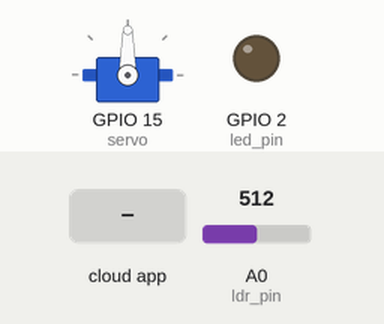
This sketch was run on a simulated ESP8266 (NodeMCU). On the bench: servo, output pins drawn as LEDs (lit = HIGH). The test bench sets the inputs (shaded band); at power-on: A0 (ldr_pin) = 512. WiFi joins after 1.5 s; servers stay silent unless stated; what the sketch prints to the serial monitor is not drawn.

Above: at 2.8 s.
2.9 s: the phone or cloud app sets door_status to 0
At 4.4 s:
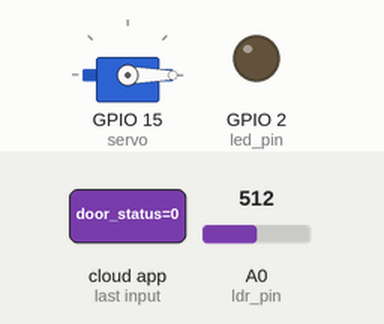
5.4 s: the phone or cloud app sets light_status to 1
At 6.8 s:
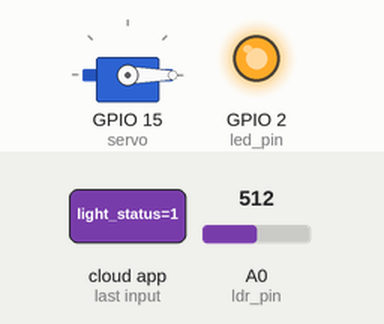
7.7 s: the phone or cloud app sets door_status to 1
At 9.6 s:
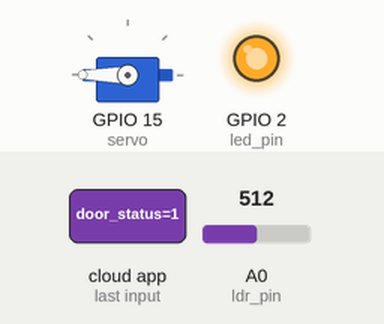
9.9 s: the phone or cloud app sets light_status to 0
At 12.1 s:
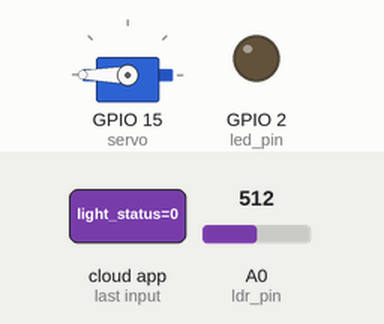
Timing chart, 0 to 13.6 s (numbered marks = the images above; inputs shaded):
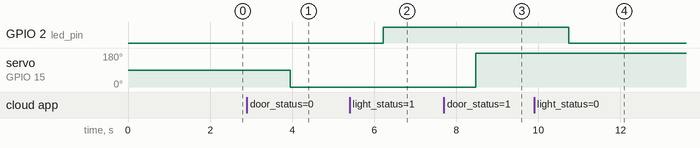

The sketch:

smart_home_v1.ino
```cpp
#include <SPI.h>
#include <MFRC522.h>
#include <Servo.h>
#include <ESP8266WiFi.h>
#include <ESP8266HTTPClient.h>
#include <WiFiClient.h>
#include "AdafruitIO_WiFi.h"

#include "config.h"

//------------- pin setup starts ----------
#define SS_PIN 4
#define RST_PIN 5
#define ldr_pin A0
int led_pin = 2;

//------------- pin setup ends ----------

//------------- Adafruit IO configuration starts ----------
AdafruitIO_WiFi io(IO_USERNAME, IO_KEY, WIFI_SSID, WIFI_PASS);

// set up the 'door_status' feed
AdafruitIO_Feed *door_status = io.feed("door_status");
AdafruitIO_Feed *light_status = io.feed("light_status");
//------------- Adafruit IO configuration ends ----------

//------------- rfid paramters settings starts ----------
MFRC522 rfid(SS_PIN, RST_PIN); // Instance of the class
MFRC522::MIFARE_Key key; //using the scope resolution operator :: to access MIFARE_Key variable of the MFRC522

// Init array that will store new NUID
byte nuidPICC[4];

String NUID_dec, NUID_hex;
String RKey;
//------------- rfid paramters settings ends ----------

//------------- global variables starts ----------
Servo servo;
int counter;
int door_stat;
int light_intensity = 0;
int current_light_status;
int prev_light_status;
//------------- global variables ends ------------

void setup() {
  Serial.begin(9600);
  pinMode(led_pin, OUTPUT);

  door_status->get();
  light_status->get();

  initializeRfid();

  servo.attach(15);

  connectWifi();

  // wait for serial monitor to open
  while(! Serial);

  connectAio();

  // set up a message handler for the count feed.
  // the handleMessage function (defined below)
  // will be called whenever a message is
  // received from adafruit io.
  door_status->onMessage(handleMessage);
  light_status->onMessage(handleLightMessage);
}


void loop() {
  io.run();

  readLdrValue();

  trigger_light();

  publishLightStatus();

  // Reset the loop if no new card present on the sensor/reader.
  if ( ! rfid.PICC_IsNewCardPresent()){
    return;
  }

  // Verify if the NUID has been readed
  if ( ! rfid.PICC_ReadCardSerial()){
    return;
  }

  //for getting the nuid in its raw format.
  for (byte i = 0; i < 4; i++) {
    nuidPICC[i] = rfid.uid.uidByte[i];
  }

  displayCardUid();

  if (compareNUID(nuidPICC, 123, 216, 74, 59) || compareNUID(nuidPICC, 25, 152, 153, 193)){
    openDoor();

    //call count-down here
    countDown();

    lookDoor();

  }else{
    Serial.println("Access Denied");
    delay(1000);
  }

  Serial.println();

  // Halt PICC
  rfid.PICC_HaltA();

  // Stop encryption on PCD
  rfid.PCD_StopCrypto1();
}


//method for comparing the NUID with the NUID from the card.
boolean compareNUID(byte x[4], byte x0, byte x1, byte x2, byte x3)
{
  if (x[0] == x0 && x[1] == x1 && x[2] == x2 && x[3] == x3){
    return true;
  }else{
    return false;
  }

}

void countDown(){
  for(counter = 10; counter > 0; counter--){
    Serial.println(counter);

    delay(1000);
  }
}


void lookDoor(){
  servo.write(0);
  Serial.println("Door Locked");
  door_stat = 0;
  Serial.println("Door Status: ");
  Serial.print(door_stat);
  Serial.println("");

  // save door_stat to the 'door_status' feed on Adafruit IO
  Serial.print("sending -> ");
  Serial.println(door_stat);
  door_status->save(door_stat);

  delay(1000);
}

void openDoor(){
  servo.write(270);
  door_stat = 1;
  Serial.println("Access Granted, WELCOME!");
  Serial.println("Door Status: ");
  Serial.print(door_stat);
  Serial.println("");

  // save door_stat to the 'door_status' feed on Adafruit IO
  Serial.print("sending -> ");
  Serial.println(door_stat);
  door_status->save(door_stat);

  delay(1000);
}

void handleMessage(AdafruitIO_Data *data) {

  Serial.print("received <- ");
  Serial.println(data->value());

  if(data->toPinLevel() == HIGH){
    Serial.println("HIGH");
    servo.write(270);
    door_stat = 1;
    Serial.println("Access Granted, WELCOME!");
    Serial.println("Door Status: ");
    Serial.print(door_stat);
    Serial.println("");
  }else{
    Serial.println("LOW");
    servo.write(0);
    Serial.println("Door Locked");
    door_stat = 0;
    Serial.println("Door Locked");
    Serial.println("Door Status: ");
    Serial.print(door_stat);
    Serial.println("");
  }

//  digitalWrite(led_pin, data->toPinLevel());
}

void handleLightMessage(AdafruitIO_Data *data) {

  Serial.print("received <- ");
  Serial.println(data->value());

  if(data->toPinLevel() == HIGH){
    Serial.println("HIGH");
    digitalWrite(led_pin, HIGH);
    current_light_status = 1;
  }else{
    Serial.println("LOW");
    digitalWrite(led_pin, LOW);
    current_light_status = 0;
  }

  Serial.println("Light Status: ");
  Serial.print(door_stat);
  Serial.println("");

}

void connectAio(){
  Serial.print("Connecting to Adafruit IO");

  // connect to io.adafruit.com
  io.connect();


  // wait for an MQTT connection
  // NOTE: when blending the HTTP and MQTT API, always use the mqttStatus
  // method to check on MQTT connection status specifically
//  while(io.mqttStatus() < AIO_CONNECTED) {
//    Serial.print(".");
//    delay(500);
//  }

  // wait for a connection
  while(io.status() < AIO_CONNECTED) {
    Serial.print(".");
    delay(500);
  }

  // we are connected
  Serial.println();
  Serial.println(io.statusText());
}


void initializeRfid(){
  SPI.begin(); // Init SPI bus(for rfid protocol)
  rfid.PCD_Init(); // Init MFRC522

  //Define Key
  for (byte i = 0; i < 6; i++) {
    key.keyByte[i] = 0xFF;
  }

  RKey = String(key.keyByte[0], HEX) + " "
           +String(key.keyByte[1], HEX) + " "
           +String(key.keyByte[2], HEX) + " "
           +String(key.keyByte[3], HEX) + " "
           +String(key.keyByte[4], HEX) + " "
           +String(key.keyByte[5], HEX);
  RKey.toUpperCase();
  Serial.print(F("MFRC522 Key: "));
  Serial.println(RKey);
}

void connectWifi(){
  //Wifi Connection
  WiFi.begin(WIFI_SSID, WIFI_PASS);
  Serial.println("Connecting");
  while(WiFi.status() != WL_CONNECTED) {
    delay(500);
    Serial.print(".");
  }
  Serial.println("");
  Serial.print("Connected to WiFi network with IP Address: ");
  Serial.println(WiFi.localIP());
}

void displayCardUid(){
  //displaying the PICC(Periferal Integrated Circuit Card) type
  Serial.print(F("PICC type: "));
  MFRC522::PICC_Type piccType = rfid.PICC_GetType(rfid.uid.sak); //get PICC type and store in a variable
  Serial.println(rfid.PICC_GetTypeName(piccType));

  // Check is the PICC of Classic MIFARE type
  if (piccType != MFRC522::PICC_TYPE_MIFARE_MINI &&
    piccType != MFRC522::PICC_TYPE_MIFARE_1K &&
    piccType != MFRC522::PICC_TYPE_MIFARE_4K) {
    Serial.println(F("Your tag is not of type MIFARE Classic."));
    return;
  }

  //displaying the Non-Unique Identity in decimal
  NUID_dec = String(rfid.uid.uidByte[0])+ " "
           +String(rfid.uid.uidByte[1]) + " "
           +String(rfid.uid.uidByte[2]) + " "
           +String(rfid.uid.uidByte[3]);
  Serial.print("NUID Tag (DEC): ");
  Serial.println(NUID_dec);

  //displaying the Non-Unique Identity in dexi-decimal
  NUID_hex = String(rfid.uid.uidByte[0], HEX) + " "
           +String(rfid.uid.uidByte[1], HEX) + " "
           +String(rfid.uid.uidByte[2], HEX) + " "
           +String(rfid.uid.uidByte[3], HEX);
  NUID_hex.toUpperCase();
  Serial.print("NUID Tag (HEX): ");
  Serial.println(NUID_hex);
}

void readLdrValue(){
  light_intensity = analogRead(ldr_pin);
  Serial.println("LDR Value: ");
  Serial.print(light_intensity);
  delay(1000);
}

void trigger_light(){
  if(light_intensity >= 500){
    current_light_status = 1;
//    digitalWrite(led_pin, HIGH);
//    Serial.println("\nLight On");
//    Serial.println("\nCurrent Light Status: ");
//    Serial.println(current_light_status);
  }else{
    current_light_status = 0;
//    digitalWrite(led_pin, LOW);
//    Serial.println("\nLight Off");
//    Serial.println("\nCurrent Light Status: ");
//    Serial.println(current_light_status);
  }
}

void publishLightStatus(){
  if(current_light_status != prev_light_status){
    // save door_stat to the 'door_status' feed on Adafruit IO
    Serial.print("sending -> ");
    Serial.println(current_light_status);
    light_status->save(current_light_status);
    prev_light_status = current_light_status;
  }

}
```

config.h
```cpp
//------------- wifi configuration starts ----------
//const char* WIFI_SSID = "GEEKS-TEAM";
//const char* WIFI_PASS = "com.keypass@rw-lib2022";
const char* WIFI_SSID = "Iphone$$";
const char* WIFI_PASS = "lulugirl11";
//------------- wifi configuration ends ----------

//------------- Adafruit IO configuration starts ----------
#define IO_USERNAME "juliuskanneh"
#define IO_KEY "aio_ecsE684q4l9Ry3oJhexE3jlgwvOt"
//------------- Adafruit IO configuration ends ----------
```

Measured:
- after the input at 2.9 s, servo on GPIO 15 (servo): 90° → 0° after 1.1 s
- after the input at 5.4 s, GPIO 2 (led_pin): LOW → HIGH after 0.82 s
- after the input at 7.7 s, servo on GPIO 15 (servo): 0° → 180° after 0.77 s
- after the input at 9.9 s, GPIO 2 (led_pin): HIGH → LOW after 0.84 s
